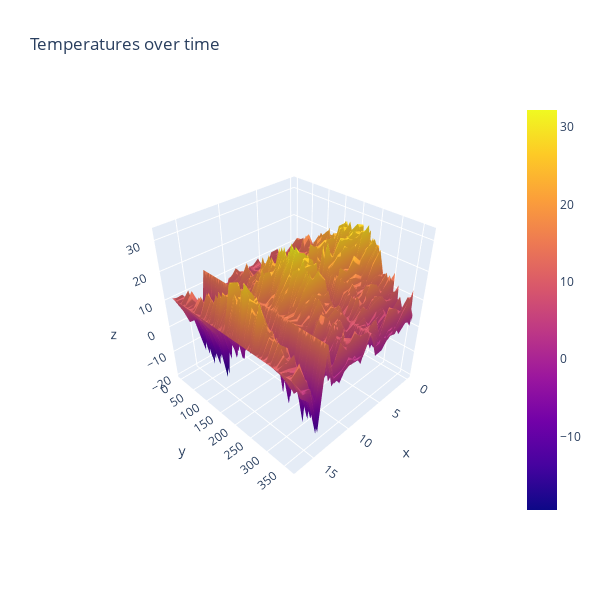

Here is the notebook cell this chart was saved with:
### Code cell
#Plot ALL weather data for all stations for a year 

#X = weather station
#Y = day of the year
#Z = temperature

#you can click/hold in the graph below to rotate!

fig = go.Figure(data=[go.Surface(z=notempyear.values)])
fig.update_layout(title='Temperatures over time', autosize=False,
                  width=600, height=600)
fig.show()

### Figure 1 — Plotly figure (JSON) as saved in the notebook; plotly's stock layout.template omitted (floating-point values rounded to 4 significant figures; data arrays with more than 128 entries replaced by an {"elided": "..."} marker saying what was removed)
{"data": [{"type": "surface", "z": {"elided": "366x18 float values"}}], "layout": {"autosize": false, "height": 600, "scene": {"aspectmode": "auto", "aspectratio": {"x": 1, "y": 1, "z": 1}, "camera": {"center": {"x": 0, "y": 0, "z": 0}, "eye": {"x": 1.623, "y": 1.623, "z": 1.623}, "projection": {"type": "perspective"}, "up": {"x": 0, "y": 0, "z": 1}}}, "title": {"text": "Temperatures over time"}, "width": 600}}
